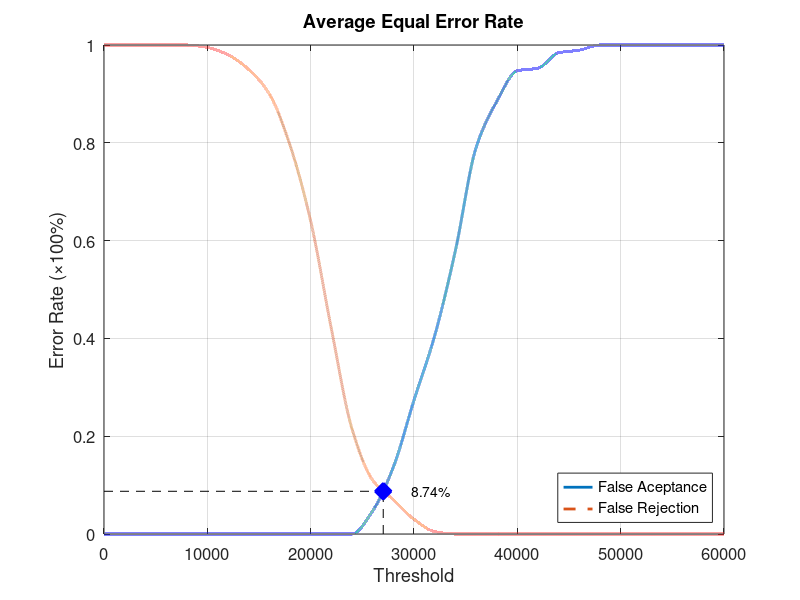
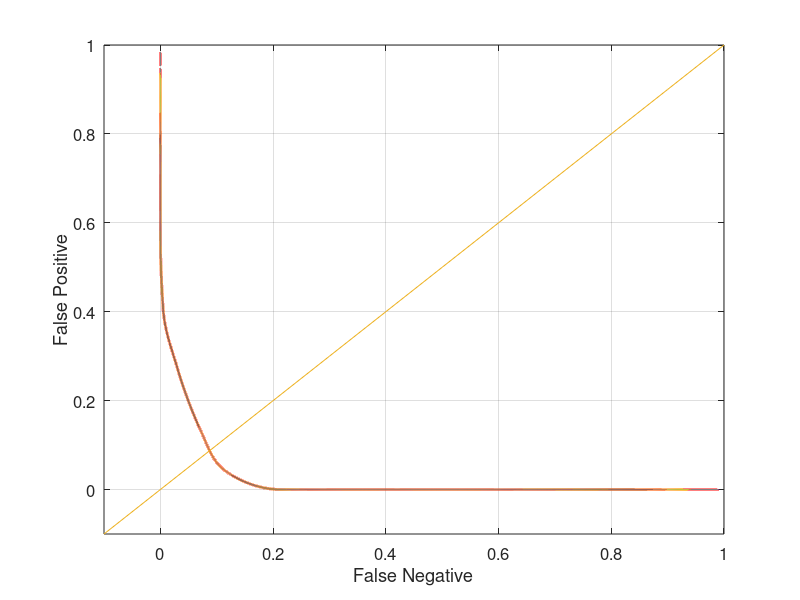

Reproduce these figures in MATLAB, in order.
function yEER = Database5_3
close all;
clear;
clc;
x = 0:2000:60000;
xq = 0:0.5:60000;

y0 = [0 0 0 0 0 0 0 0 0 0 0 0 0 0.0473684 0.136842 0.273684 0.405263 0.578947 0.789474 0.884211 0.947368 0.952632 0.984211 0.989474 1 1 1 1 1 1 1];
yy0 = interp1(x, y0, xq, 'pchip');
y1 = [1 1 1 1 1 0.995 0.98 0.95 0.9 0.795 0.64 0.42 0.215 0.11 0.07 0.03 0.005 0 0 0 0 0 0 0 0 0 0 0 0 0 0];
yy1 = interp1(x, y1, xq, 'pchip');

% Calculating EER: 
y2 = abs(y0 - y1);
find(y2 == min(y2))
yy2 = abs(yy0 - yy1);
xEER = find(yy2 == min(yy2));
xEERIndex = xq(xEER) % X-axis EER
yEER = yy0(xEER) % Y-axis EER

main = figure
plot(xq, yy0,'-','LineWidth', 2);	hold on
plot(xq, yy1,'--','LineWidth', 2);	hold on
plot([xEERIndex xEERIndex], [0 yEER], 'k--');	hold on
plot([0 xEERIndex], [yEER yEER], 'k--');	hold on
plot(xEERIndex, yEER, 'bx', 'LineWidth', 10);	hold on
text(xEERIndex + 10 * xEERIndex / 100, yEER, [num2str(round((10000 * yEER)) / 100) '%'])
legend('False Aceptance', 'False Rejection', 'Location', 'SouthEast')
xlabel('Threshold')
ylabel('Error Rate (\times100%)')
title('Average Equal Error Rate')
set(gca, 'FontSize', 12)
axis([0 60000 0 1])
grid on

print(main, 'Database5_3Main', '-dpng');
FNRxFPR = figure('Color', [1 1 1]);
plot(yy1, yy0, '-', yy1, yy0, 'LineWidth', 2);
hold on
y = -0.1:0.1:1
plot(y, y); 
set(gca, 'FontSize', 12)
xlabel('False Negative')
ylabel('False Positive')
axis([-0.1 1 -0.1 1])
set(gca, 'FontSize', 12)
grid on

print(FNRxFPR, 'Database5_3FNRxFPR','-dpng');
end
